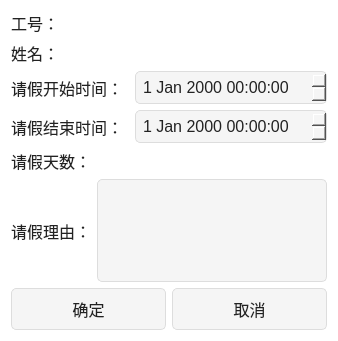
<?xml version="1.0" encoding="UTF-8"?>
<ui version="4.0">
 <class>DialogLeave</class>
 <widget class="QDialog" name="DialogLeave">
  <property name="geometry">
   <rect>
    <x>0</x>
    <y>0</y>
    <width>338</width>
    <height>341</height>
   </rect>
  </property>
  <property name="windowTitle">
   <string>请假</string>
  </property>
  <property name="styleSheet">
   <string notr="true">QDialog {
    background-color: #ffffff;
    font-family: "Segoe UI", sans-serif;
}
QLabel {
    color: #222222; /* 更深的字体颜色 */
    font-size: 16px; /* 进一步增大字体大小 */
    font-weight: normal; /* 取消加粗，避免模糊 */
}
QLineEdit, QDateTimeEdit, QPlainTextEdit {
    background-color: #f5f5f5;
    border: 1px solid #dddddd;
    border-radius: 5px;
    padding: 5px;
    font-size: 16px; /* 进一步增大字体大小 */
    color: #222222; /* 更深的字体颜色 */
}
QPushButton {
    background-color: #f5f5f5;
    color: #222222; /* 更深的字体颜色 */
    border: 1px solid #dddddd;
    border-radius: 5px;
    padding: 8px 15px;
    font-size: 16px; /* 进一步增大字体大小 */
    font-weight: normal; /* 取消加粗，避免模糊 */
}
QPushButton:hover {
    background-color: #e0e0e0;
}
QPushButton:pressed {
    background-color: #d0d0d0;
}</string>
  </property>
  <layout class="QGridLayout" name="gridLayout">
   <item row="0" column="0">
    <widget class="QLabel" name="labelNo">
     <property name="font">
      <font>
       <family>仿宋</family>
       <pointsize>16</pointsize> <!-- 进一步增大字体大小 -->
       <weight>50</weight> <!-- 取消加粗 -->
      </font>
     </property>
     <property name="text">
      <string>工号：</string>
     </property>
    </widget>
   </item>
   <item row="1" column="0">
    <widget class="QLabel" name="labelName">
     <property name="font">
      <font>
       <family>仿宋</family>
       <pointsize>16</pointsize> <!-- 进一步增大字体大小 -->
       <weight>50</weight> <!-- 取消加粗 -->
      </font>
     </property>
     <property name="text">
      <string>姓名：</string>
     </property>
    </widget>
   </item>
   <item row="2" column="0">
    <layout class="QHBoxLayout" name="horizontalLayout">
     <item>
      <widget class="QLabel" name="labelStartTime">
       <property name="font">
        <font>
         <family>仿宋</family>
         <pointsize>16</pointsize> <!-- 进一步增大字体大小 -->
         <weight>50</weight> <!-- 取消加粗 -->
        </font>
       </property>
       <property name="text">
        <string>请假开始时间：</string>
       </property>
      </widget>
     </item>
     <item>
      <widget class="QDateTimeEdit" name="dateTimeEditStart"/>
     </item>
    </layout>
   </item>
   <item row="3" column="0">
    <layout class="QHBoxLayout" name="horizontalLayout_2">
     <item>
      <widget class="QLabel" name="labelEndTime">
       <property name="font">
        <font>
         <family>仿宋</family>
         <pointsize>16</pointsize> <!-- 进一步增大字体大小 -->
         <weight>50</weight> <!-- 取消加粗 -->
        </font>
       </property>
       <property name="text">
        <string>请假结束时间：</string>
       </property>
      </widget>
     </item>
     <item>
      <widget class="QDateTimeEdit" name="dateTimeEditEnd"/>
     </item>
    </layout>
   </item>
   <item row="4" column="0">
    <widget class="QLabel" name="labelDays">
     <property name="font">
      <font>
       <family>仿宋</family>
       <pointsize>16</pointsize> <!-- 进一步增大字体大小 -->
       <weight>50</weight> <!-- 取消加粗 -->
      </font>
     </property>
     <property name="text">
      <string>请假天数：</string>
     </property>
    </widget>
   </item>
   <item row="5" column="0">
    <layout class="QHBoxLayout" name="horizontalLayout_3">
     <item>
      <widget class="QLabel" name="labelReason">
       <property name="font">
        <font>
         <family>仿宋</family>
         <pointsize>16</pointsize> <!-- 进一步增大字体大小 -->
         <weight>50</weight> <!-- 取消加粗 -->
        </font>
       </property>
       <property name="text">
        <string>请假理由：</string>
       </property>
      </widget>
     </item>
     <item>
      <widget class="QPlainTextEdit" name="plainTextEditReason">
       <property name="font">
        <font>
         <family>仿宋</family>
         <pointsize>16</pointsize> <!-- 进一步增大字体大小 -->
         <weight>50</weight> <!-- 取消加粗 -->
        </font>
       </property>
      </widget>
     </item>
    </layout>
   </item>
   <item row="6" column="0">
    <layout class="QHBoxLayout" name="horizontalLayout_4">
     <item>
      <widget class="QPushButton" name="BtnOk">
       <property name="font">
        <font>
         <family>仿宋</family>
         <pointsize>16</pointsize> <!-- 进一步增大字体大小 -->
         <weight>50</weight> <!-- 取消加粗 -->
        </font>
       </property>
       <property name="text">
        <string>确定</string>
       </property>
       <property name="icon">
        <iconset resource="src.qrc">
         <normaloff>:/icon/ok.png</normaloff>:/icon/ok.png</iconset>
       </property>
      </widget>
     </item>
     <item>
      <widget class="QPushButton" name="BtnCancel">
       <property name="font">
        <font>
         <family>仿宋</family>
         <pointsize>16</pointsize> <!-- 进一步增大字体大小 -->
         <weight>50</weight> <!-- 取消加粗 -->
        </font>
       </property>
       <property name="text">
        <string>取消</string>
       </property>
       <property name="icon">
        <iconset resource="src.qrc">
         <normaloff>:/icon/取消.png</normaloff>:/icon/取消.png</iconset>
       </property>
      </widget>
     </item>
    </layout>
   </item>
  </layout>
 </widget>
 <resources>
  <include location="src.qrc"/>
 </resources>
 <connections/>
</ui>
